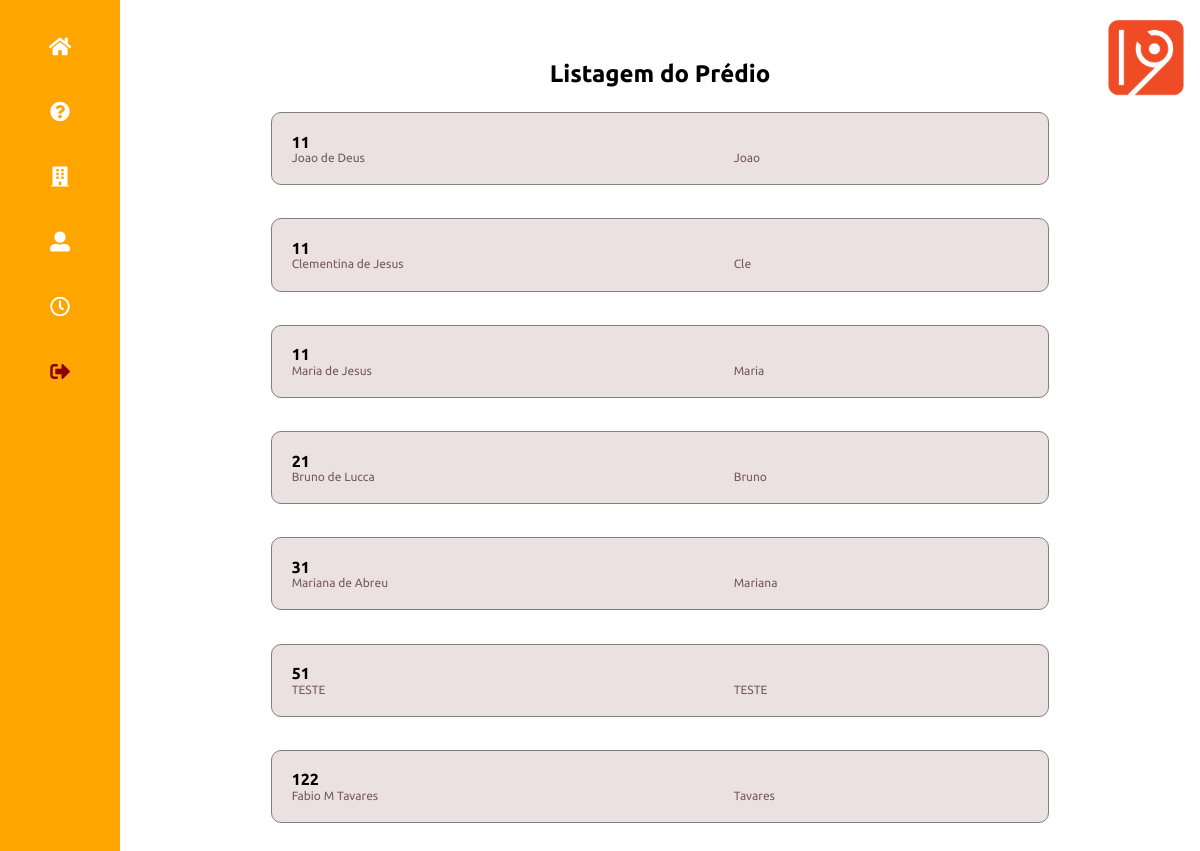
The page /lista_predio (signed in) on the database its author committed.
### tables this page shows
CREATE TABLE 'condominio_moradores' 
    ('id' INTEGER PRIMARY KEY AUTOINCREMENT, 
     'andar' INTEGER NOT NULL, 
     'apto' INTEGER NOT NULL, 
     'nome'  VARCHAR NOT NULL , 
     'apelido' VARCHAR NOT NULL, 
     'email' VARCHAR, 
     'telefone' VARCHAR, 
     'senha'  VARCHAR NOT NULL, 
     'nascimento' DATETIME, 
     'sobre_voce' VARCHAR,
     'sobre_familia' VARCHAR,    
     'tipo' VARCHAR NOT NULL,
     'status' VARCHAR default 'block',
     'foto' VARCHAR,
     'filhos' integer,
     'admin' VARCHAR default 'n'
    );

### app.py (the view)
@app.route('/lista_predio', methods=['POST', 'GET'])
def listar_predio():
    db = get_db()
    if 'user' in session:
        user = session['user']
        admin = session['admin']
        cur = db.execute('select id, nome, apelido, andar, apto from condominio_moradores order by andar, apto')
        r_lista_predio = cur.fetchall()
        return render_template('condominio_user_05_listar.html', r_lista_predio = r_lista_predio, user=user, admin=admin)
    else:
        return 'Precisa estar logado'

### app.py (called while the page is built)
def connect_db():
    sql = sqlite3.connect('/Users/fabio/flask/condominio.db')
    sql.row_factory = sqlite3.Row
    return sql

def get_db():
    if not hasattr(g, 'sqlite3'):
        g.sqlite_db = connect_db()
    return  g.sqlite_db

### templates/condominio_user_05_listar.html (shortened to what this page needs)
<!doctype html>
{% from "condominio_menu.html" import condominio_menu %}
<html lang="pt-br">
<head>
    <link rel="stylesheet" href="../static/css/normalize.css">
    <link rel="stylesheet" href="https://use.fontawesome.com/releases/v5.0.13/css/all.css">
    <link rel="stylesheet" href="../static/css/estilo_gincana.css">
</head>
<body>
    <header class="topo-pagina">
        {% block condominio_menu %}
            {{ condominio_menu(user,admin) }}
        {% endblock %}
        <p class="logo"><img src="../static/images/one9.webp" /></p>
    </header>
    <main class="bloco-principal">
        <h1>Listagem do Prédio</h1>
        <div class="bloco-tabela-moradores">
            {% for morador in r_lista_predio %}
            {%  set casa = morador['andar'] ~ morador['apto'] %}
            <br>
            <table cellpadding="0" cellspacing="0" class="tabela-moradores">
                    <tr>
                        <td colspan="2" class="tabela-titulo"> <a href="gincana_login.html"> {{ casa }}</a> </td>
                    </tr>
                    <tr>
                        <td class="tabela-linha-nome"> <a href="gincana_login.html"> {{ morador['nome'] }} </a> </td>
                        <td class="tabela-linha-apelido"> <a href="gincana_login.html">  {{ morador['apelido'] }} </a> </td>
                    </tr>
            </table>
            {% endfor %}
        </div>
    </main>
</body>
</html>

### templates/condominio_menu.html (shortened to what this page needs)
{% macro condominio_menu(user,admin) %}
<ul class="menu-principal">
    {% if user and admin != 'y' %}
        <li> <a href="/"><i class="fas fa-home"></i></a></li>
        <li> <a href="/cond_enquete"><i class="fas fa-question-circle"></i></a></li>
        <li> <a href="/lista_predio"><i class="fas fa-building"></i></a></li>
        <li> <a href="/atualiza_morador"><i class="fas fa-user-alt"></i></a></li>
        <li> <a href="/cond_agendar_visita"><i class="far fa-clock"></i></a></li>
        <li> <a href="/logout"><i class="fas fa-sign-out-alt" style="color:darkred"></i> </a></li>
    {% endif %}
</ul>
{% endmacro %}

### static/css/estilo_gincana.css (style rules this page uses)
.topo-pagina { position: fixed; top: 0; left: 0; background-color: orange; margin: 0; height: 100%; width: 10%; box-sizing: border-box; padding-top: 3%; font-size: 20px; }
.menu-principal { list-style: none; margin: 0; padding: 0; color: white; text-decoration: none; }
.menu-principal a { text-decoration: none; color: white; }
.menu-principal li { padding-bottom: 35%; text-align: center; }
.logo img { position: fixed; right: 1%; top: 2%; width: 7%; }
.bloco-principal { width: 90%; margin: 5% 5% 5% 10%; text-align: center; font-family: 'Ubuntu', sans-serif; font-size: 12px; }
@media screen and (min-width: 400px) { .bloco-principal { width: 90%; margin: 5% 5% 5% 10%; text-align: center; font-family: 'Ubuntu', sans-serif; font-size: 12px; } }
.bloco-principal h1 { margin-bottom: 1%; }
.tabela-titulo { color: black; font-size: 16px; font-weight: 600; }
.tabela-titulo a { color: black; }
.tabela-linha-nome { text-align: left; width: 60%; }
.tabela-linha-nome a { color: #765b5b; }
.tabela-linha-apelido { text-align: left; }
.tabela-linha-apelido a { color: #765b5b; }
.bloco-tabela-moradores { margin: auto; width: 90%; box-sizing: border-box; }
.tabela-moradores { border: 1px solid grey; padding: 2%; margin: auto auto 2% auto; width: 80%; text-align: left; background-color: rgb(235, 225, 225); border-radius: 10px; }
.tabela-moradores a { text-decoration: none; }

### rows shown on the page
condominio_moradores: casa "11", nome "Joao de Deus", apelido "Joao"
condominio_moradores: casa "11", nome "Clementina de Jesus", apelido "Cle"
condominio_moradores: casa "11", nome "Maria de Jesus", apelido "Maria"
condominio_moradores: casa "21", nome "Bruno de Lucca", apelido "Bruno"
condominio_moradores: casa "31", nome "Mariana de Abreu", apelido "Mariana"
condominio_moradores: casa "51", nome "TESTE", apelido "TESTE"
condominio_moradores: casa "122", nome "Fabio M Tavares", apelido "Tavares"
